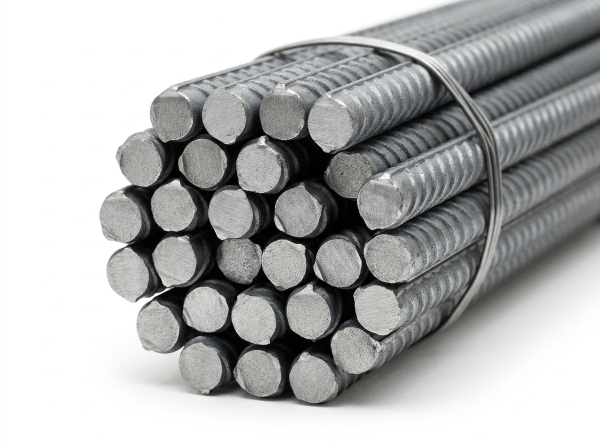
#> input picture docs/assets-src/ends/armatura.jpg, 1200 x 896 px (shown at 1/2 size); its folder holds 5 pictures in this run
$ python cutout-assets-6.py
#> lines starting #> are read from the running program, lines starting #| are printed output that depends on the picture
### scripts/cutout_lib.py
"""Общая функция вырезки фона для рендеров на белом фоне (rembg + мягкая тень)."""
from PIL import Image, ImageChops, ImageFilter
from rembg import new_session, remove

SHADOW_GAIN = 2.2  # усиление тени (фон почти белый, затемнение слабое)
_session = None


def cutout(rgb: Image.Image) -> tuple[Image.Image, tuple[int, int, int, int]]:
    """Возвращает RGBA (объект + полупрозрачная тень) и рамку объекта без тени."""
    global _session
    if _session is None:
        _session = new_session("isnet-general-use")
    mask = remove(rgb, session=_session, only_mask=True).convert("L")
    # чуть подрезаем ореол по краю маски
    mask = mask.point(lambda v: 0 if v < 24 else min(255, int((v - 24) * 255 / 200)))

    # тень: затемнение белого фона вне маски → полупрозрачный чёрный слой
    shadow = rgb.convert("L").point(lambda v: max(0, min(255, int((250 - v) * SHADOW_GAIN))))
    shadow = shadow.filter(ImageFilter.GaussianBlur(2))
    shadow = ImageChops.multiply(shadow, ImageChops.invert(mask))

    obj = rgb.copy()
    obj.putalpha(mask)
    out = Image.new("RGBA", rgb.size, (14, 16, 19, 0))
    out.putalpha(shadow)
    out.alpha_composite(obj)
    return out, mask.getbbox()

### scripts/cutout-assets-6.py
"""Картинки по брифу «чаты 6–9»: вырезает фон и сохраняет WebP в public/.

    python3 scripts/cutout-assets-6.py   (нужен rembg[cpu] и Pillow)
    python3 scripts/make-variants.py     (уменьшенные копии для srcset)

- ends/       торцы крупным планом для карточки товара. Объект во весь кадр и уходит за край —
              rembg режет такие неуверенно (трубы темнеют), поэтому фон НЕ вырезаем: белый фон
              убирается на сайте через mix-blend-mode: multiply поверх подложки.
- equipment/  оборудование цеха — кадрируем по объекту.
- pages/      иллюстрации страниц — кадрируем по объекту; kmd (чертёж на столе) — без вырезки,
              стол занимает весь кадр.
- renders/balka.jpg → public/catalog/balka.webp — новая плитка балки, кадр в пропорции
              остальных плиток каталога.
"""
from pathlib import Path

from PIL import Image

from cutout_lib import cutout

MARGIN = 0.04
TILE_SIZE = (1049, 812)  # размер остальных плиток public/catalog/*.webp


def save(img: Image.Image, dst: Path, width: int) -> None:
    if img.width > width:
        img = img.resize((width, round(img.height * width / img.width)), Image.LANCZOS)
    dst.parent.mkdir(parents=True, exist_ok=True)
    img.save(dst, "WEBP", quality=82, method=6, alpha_quality=90)
    print(dst, img.size, f"{dst.stat().st_size // 1024} КБ")


def crop_to_object(img: Image.Image, box: tuple[int, int, int, int]) -> Image.Image:
    x0, y0, x1, y1 = box
    pad = int(img.width * MARGIN)
    # тень лежит ниже объекта — снизу поле чуть больше
    return img.crop((max(0, x0 - pad), max(0, y0 - pad), min(img.width, x1 + pad), min(img.height, y1 + int(pad * 1.5))))


def rgb(path: Path) -> Image.Image:
    return Image.open(path).convert("RGB")
#> returned value is the input picture: PIL image 1200x896 RGB; mean R, G, B 176.5, 177.4, 177.1


# Торцы: полный кадр, белый фон оставляем (см. выше)
for path in sorted(Path("docs/assets-src/ends").glob("*.jpg")):
    img = rgb(path)
    save(img, Path("public/ends") / f"{path.stem}.webp", 1200)
#| public/ends/armatura.webp (1200, 896) 98 КБ

# Оборудование: по объекту
for path in sorted(Path("docs/assets-src/equipment").glob("*.jpg")):
    img, box = cutout(rgb(path))
    save(crop_to_object(img, box), Path("public/equipment") / f"{path.stem}.webp", 1200)

# Страницы
for path in sorted(Path("docs/assets-src/pages").glob("*.jpg")):
    if path.stem == "kmd":
        save(rgb(path), Path("public/pages/kmd.webp"), 1600)
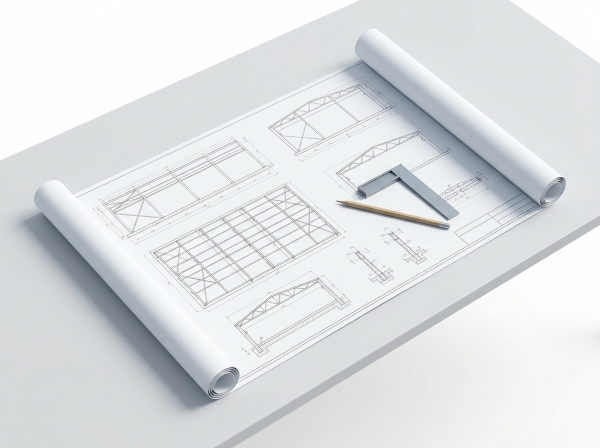
#> input picture docs/assets-src/pages/kmd.jpg, 1200 x 896 px (shown at 1/2 size)
#> in rgb, returned value is the input picture: PIL image 1200x896 RGB; mean R, G, B 222.1, 225.1, 227
#| public/pages/kmd.webp (1200, 896) 55 КБ
        continue
    img, box = cutout(rgb(path))
    save(crop_to_object(img, box), Path("public/pages") / f"{path.stem}.webp", 1600)

# Плитка балки: кадр по объекту, дополняем до пропорции плиток каталога
img, (x0, y0, x1, y1) = cutout(rgb(Path("docs/assets-src/renders/balka.jpg")))
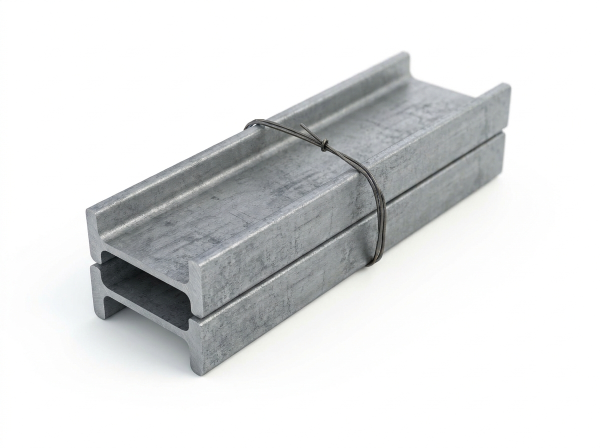
#> input picture docs/assets-src/renders/balka.jpg, 1200 x 896 px, found by its file name (shown at 1/2 size)
#> in rgb, returned value is the input picture: PIL image 1200x896 RGB; mean R, G, B 222.4, 223.6, 223.9
#> (the run stopped early here; a loop or call above may not have finished)
